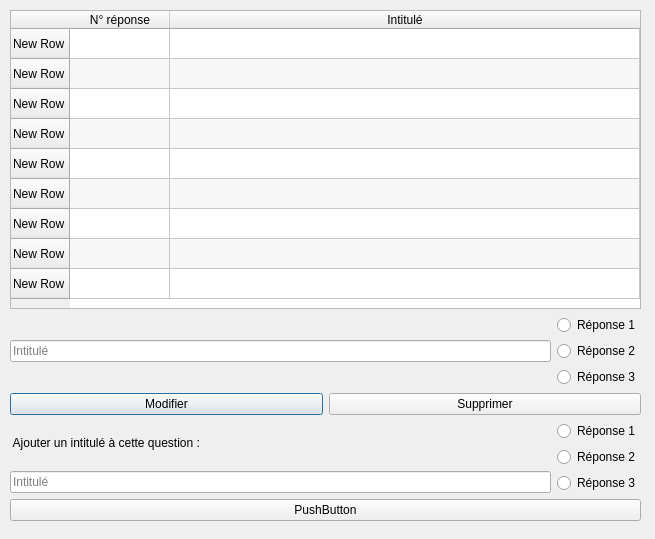
<?xml version="1.0" encoding="UTF-8"?>
<ui version="4.0">
 <class>MenuProposition</class>
 <widget class="QDialog" name="MenuProposition">
  <property name="geometry">
   <rect>
    <x>0</x>
    <y>0</y>
    <width>655</width>
    <height>539</height>
   </rect>
  </property>
  <property name="windowTitle">
   <string>Dialog</string>
  </property>
  <widget class="QWidget" name="">
   <property name="geometry">
    <rect>
     <x>10</x>
     <y>10</y>
     <width>631</width>
     <height>511</height>
    </rect>
   </property>
   <layout class="QVBoxLayout" name="verticalLayout_6">
    <item>
     <widget class="QTableWidget" name="tableWidget">
      <property name="alternatingRowColors">
       <bool>true</bool>
      </property>
      <attribute name="horizontalHeaderStretchLastSection">
       <bool>true</bool>
      </attribute>
      <row>
       <property name="text">
        <string>New Row</string>
       </property>
      </row>
      <row>
       <property name="text">
        <string>New Row</string>
       </property>
      </row>
      <row>
       <property name="text">
        <string>New Row</string>
       </property>
      </row>
      <row>
       <property name="text">
        <string>New Row</string>
       </property>
      </row>
      <row>
       <property name="text">
        <string>New Row</string>
       </property>
      </row>
      <row>
       <property name="text">
        <string>New Row</string>
       </property>
      </row>
      <row>
       <property name="text">
        <string>New Row</string>
       </property>
      </row>
      <row>
       <property name="text">
        <string>New Row</string>
       </property>
      </row>
      <row>
       <property name="text">
        <string>New Row</string>
       </property>
      </row>
      <column>
       <property name="text">
        <string>N° réponse</string>
       </property>
      </column>
      <column>
       <property name="text">
        <string>Intitulé</string>
       </property>
      </column>
     </widget>
    </item>
    <item>
     <layout class="QVBoxLayout" name="verticalLayout_2">
      <item>
       <layout class="QHBoxLayout" name="horizontalLayout">
        <item>
         <widget class="QLineEdit" name="lineEdit">
          <property name="placeholderText">
           <string>Intitulé</string>
          </property>
         </widget>
        </item>
        <item>
         <layout class="QVBoxLayout" name="verticalLayout">
          <item>
           <widget class="QRadioButton" name="radioButton">
            <property name="text">
             <string>Réponse 1</string>
            </property>
           </widget>
          </item>
          <item>
           <widget class="QRadioButton" name="radioButton_3">
            <property name="text">
             <string>Réponse 2</string>
            </property>
           </widget>
          </item>
          <item>
           <widget class="QRadioButton" name="radioButton_2">
            <property name="text">
             <string>Réponse 3</string>
            </property>
           </widget>
          </item>
         </layout>
        </item>
       </layout>
      </item>
      <item>
       <layout class="QHBoxLayout" name="horizontalLayout_2">
        <item>
         <widget class="QPushButton" name="pushButton">
          <property name="text">
           <string>Modifier</string>
          </property>
         </widget>
        </item>
        <item>
         <widget class="QPushButton" name="pushButton_2">
          <property name="text">
           <string>Supprimer</string>
          </property>
         </widget>
        </item>
       </layout>
      </item>
     </layout>
    </item>
    <item>
     <layout class="QVBoxLayout" name="verticalLayout_5">
      <item>
       <layout class="QHBoxLayout" name="horizontalLayout_3">
        <item>
         <layout class="QVBoxLayout" name="verticalLayout_4">
          <item>
           <widget class="QLabel" name="label">
            <property name="text">
             <string> Ajouter un intitulé à cette question :</string>
            </property>
           </widget>
          </item>
          <item>
           <widget class="QLineEdit" name="lineEdit_2">
            <property name="placeholderText">
             <string>Intitulé</string>
            </property>
           </widget>
          </item>
         </layout>
        </item>
        <item>
         <layout class="QVBoxLayout" name="verticalLayout_3">
          <item>
           <widget class="QRadioButton" name="radioButton_4">
            <property name="text">
             <string>Réponse 1</string>
            </property>
           </widget>
          </item>
          <item>
           <widget class="QRadioButton" name="radioButton_5">
            <property name="text">
             <string>Réponse 2</string>
            </property>
           </widget>
          </item>
          <item>
           <widget class="QRadioButton" name="radioButton_6">
            <property name="text">
             <string>Réponse 3</string>
            </property>
           </widget>
          </item>
         </layout>
        </item>
       </layout>
      </item>
      <item>
       <widget class="QPushButton" name="pushButton_3">
        <property name="text">
         <string>PushButton</string>
        </property>
       </widget>
      </item>
     </layout>
    </item>
   </layout>
  </widget>
 </widget>
 <resources/>
 <connections/>
</ui>
